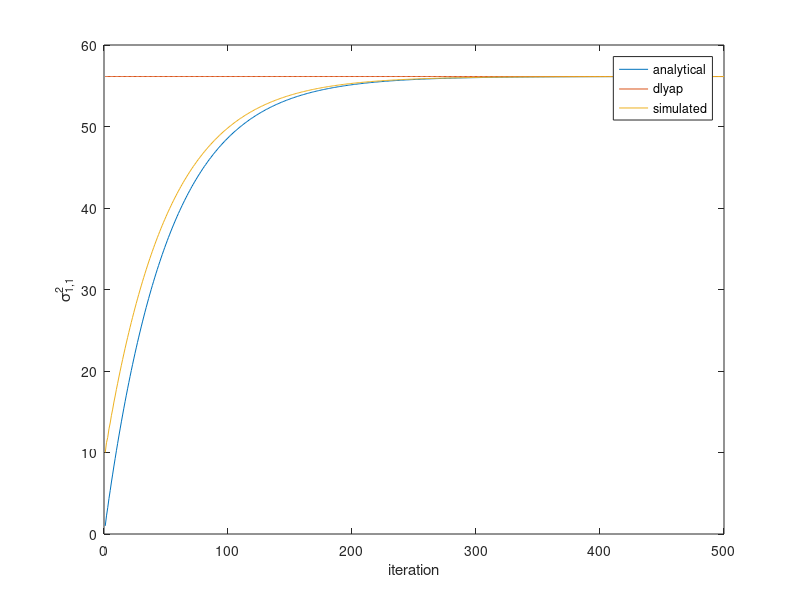
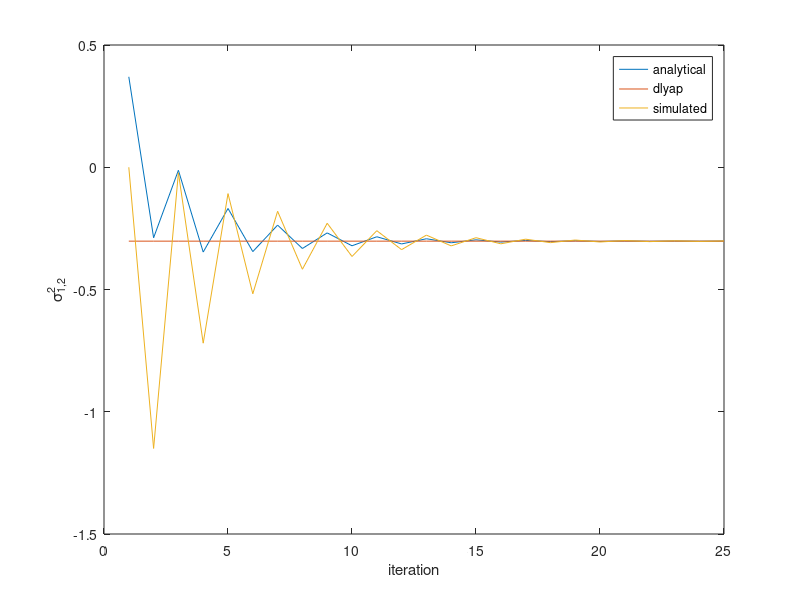
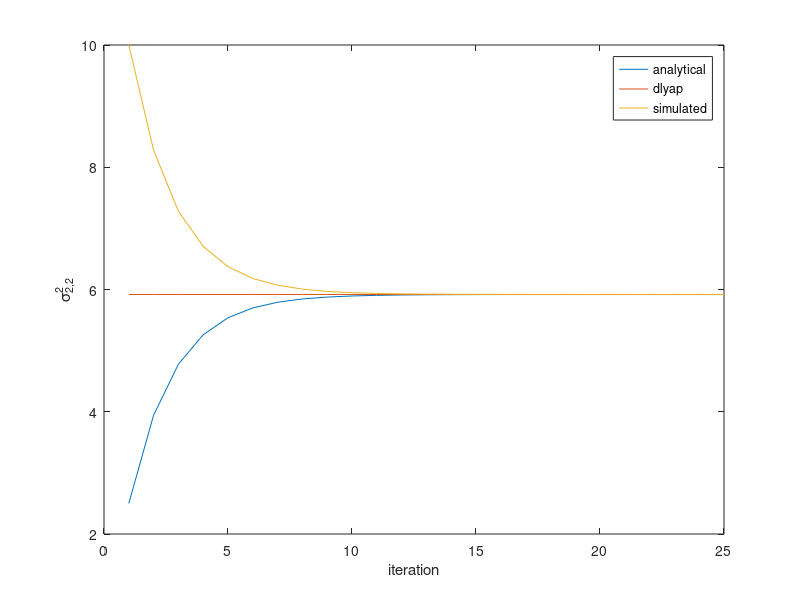

Write the MATLAB code that produced these figures, in order.
clear;
close all;

k = 500;
F = [0.99 0.2; 0 -0.76];
Q = [1 0.37; 0.37 2.5];

P_a = Q;
P_a_log = [];
P_mat = dlyap(F,Q);

for i=1:k
    P_a_log = [P_a_log [P_a(1,1);P_a(1,2);P_a(2,2)]];
    P_a = P_a + F^i*Q*(F')^i;
end

P = 10.*eye(2);
P_log = [];

for i = 1:k
    P_log = [P_log [P(1,1);P(1,2);P(2,2)]];
    P = F*P*F' + Q;
end

figure;
plot(P_a_log(1,1:500));
hold on
plot(P_mat(1,1).*(ones(1,500)));
plot(P_log(1,1:500));
xlabel('iteration');
ylabel('\sigma_{1,1}^2');
legend('analytical', 'dlyap', 'simulated');

figure;
plot(P_a_log(2,1:25));
hold on
plot(P_mat(1,2).*(ones(1,25)));
plot(P_log(2,1:25));
xlabel('iteration');
ylabel('\sigma_{1,2}^2');
legend('analytical', 'dlyap', 'simulated');

figure;
plot(P_a_log(3,1:25));
hold on
plot(P_mat(2,2).*(ones(1,25)));
plot(P_log(3,1:25));
xlabel('iteration');
ylabel('\sigma_{2,2}^2');
legend('analytical', 'dlyap', 'simulated');

